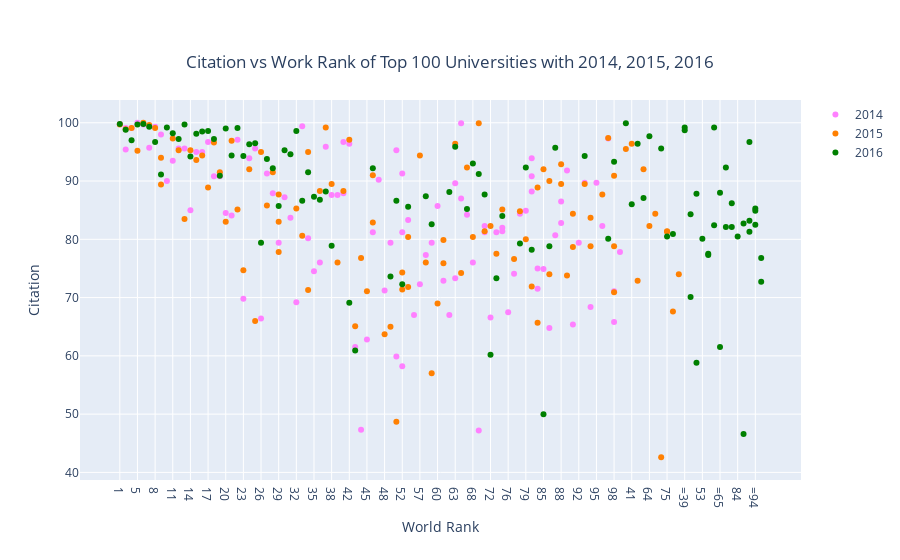

Write notebook code for a chart like this one.
### Markdown cell above
<p id="0dbd" class="pw-post-body-paragraph me mf fp mg b mh oy mj mk ml oz mn mo mp pa mr ms mt pb mv mw mx pc mz na nb fi bj" data-selectable-paragraph="">Scatter plot is a type of graph used to visually distinguish the relationship between two variables, data distribution and data groups.</p>
<p id="43b9" class="pw-post-body-paragraph me mf fp mg b mh mi mj mk ml mm mn mo mp mq mr ms mt mu mv mw mx my mz na nb fi bj" data-selectable-paragraph="">Now let's draw a scatter plot with plotly. With this piece of code, it is aimed to visualise <strong class="mg fq">the world rankings of the top 100 universities in</strong> 2014, 2015 and 2016 with a scatter plot against their citation numbers.</p>

### Code cell
# Filtering the data to include the top 100 universities' citation counts for the years 2014, 2015, and 2016.
df2014 = timesData[timesData.year == 2014].iloc[:100,:]
df2015 = timesData[timesData.year == 2015].iloc[:100,:]
df2016 = timesData[timesData.year == 2016].iloc[:100,:]

# creating trace 1
trace1 = go.Scatter(
                    x = df2014.world_rank,
                    y = df2014.citations,
                    mode = "markers",
                    name = "2014",
                    marker = dict(color = "rgb(255,128,255)"),
                    text = df2014.university_name)
# creating trace 2
trace2 = go.Scatter(
                    x = df2015.world_rank,
                    y = df2015.citations,
                    mode = "markers",
                    name = "2015",
                    marker = dict(color = "rgb(255,128,2)"),
                    text = df2015.university_name)
# creating trace 3
trace3 = go.Scatter(
                    x = df2016.world_rank,
                    y = df2016.citations,
                    mode = "markers",
                    name = "2016",
                    marker = dict(color = "green"),
                    text = df2016.university_name)
data = [trace1, trace2, trace3]

layout = dict(title = "Citation vs Work Rank of Top 100 Universities with 2014, 2015, 2016",title_x = 0.5, title_y = 0.9,
             xaxis = dict(title = "World Rank"),
             yaxis = dict(title = "Citation"))

fig = dict(data = data, layout = layout)
iplot(fig)

### Figure 1 — Plotly figure (JSON) as saved in the notebook; plotly's stock layout.template omitted (floating-point values rounded to 4 significant figures)
{"data": [{"marker": {"color": "rgb(255,128,255)"}, "mode": "markers", "name": "2014", "text": ["California Institute of Technology", "Harvard University", "University of Oxford", "Stanford University", "Massachusetts Institute of Technology", "Princeton University", "University of Cambridge", "University of California, Berkeley", "University of Chicago", "Imperial College London", "Yale University", "University of California, Los Angeles", "Columbia University", "ETH Zurich – Swiss Federal Institute of Technology Zurich", "Johns Hopkins University", "University of Pennsylvania", "Duke University", "University of Michigan", "Cornell University", "University of Toronto", "University College London", "Northwestern University", "University of Tokyo", "Carnegie Mellon University", "University of Washington", "National University of Singapore", "University of Texas at Austin", "Georgia Institute of Technology", "University of Illinois at Urbana-Champaign", "University of Wisconsin-Madison", "University of British Columbia", "London School of Economics and Political Science", "University of California, Santa Barbara", "University of Melbourne", "McGill University", "Karolinska Institute", "École Polytechnique Fédérale de Lausanne", "King’s College London", "University of Edinburgh", "New York University", "University of California, San Diego", "Washington University in St Louis", "University of Hong Kong", "Seoul National University", "Peking University", "University of Minnesota", "University of North Carolina at Chapel Hill", "Australian National University", "Pennsylvania State University", "Boston University", "Tsinghua University", "Brown University", "Kyoto University", "University of California, Davis", "LMU Munich", "Korea Advanced Institute of Science and Technology (KAIST)", "Hong Kong University of Science and Technology", "University of Manchester", "Ohio State University", "Pohang University of Science and Technology", "KU Leuven", "Purdue University", "The University of Queensland", "University of Göttingen", "Rice University", "École Normale Supérieure", "Leiden University", "Heidelberg University", "Delft University of Technology", "University of Southern California", "École Polytechnique", "University of Sydney", "Erasmus University Rotterdam", "University of Basel", "Utrecht University", "Nanyang Technological University", "Wageningen University and Research Center", "University of Pittsburgh", "University of Bristol", "Durham University", "Emory University", "Tufts University", "Michigan State University", "University of Amsterdam", "Ghent University", "Free University of Berlin", "Technical University of Munich", "Case Western Reserve University", "Vanderbilt University", "University of Notre Dame", "Monash University", "McMaster University", "University of California, Irvine", "Humboldt University of Berlin", "University of Rochester", "Pierre and Marie Curie University", "University of Colorado Boulder", "Maastricht University", "University of Groningen", "University of Helsinki"], "type": "scatter", "x": ["1", "2", "2", "4", "5", "6", "7", "8", "9", "10", "11", "12", "13", "14", "15", "16", "17", "18", "19", "20", "21", "22", "23", "24", "25", "26", "27", "28", "29", "30", "31", "32", "33", "34", "35", "36", "37", "38", "39", "40", "40", "42", "43", "44", "45", "46", "47", "48", "49", "50", "50", "52", "52", "52", "55", "56", "57", "58", "59", "60", "61", "62", "63", "63", "65", "65", "67", "68", "69", "70", "70", "72", "73", "74", "74", "76", "77", "78", "79", "80", "80", "80", "83", "83", "85", "86", "87", "88", "88", "90", "91", "92", "93", "94", "95", "96", "97", "98", "98", "100"], "y": [99.8, 99.1, 95.4, 99.1, 100, 99.7, 95.7, 99.3, 98, 90, 93.5, 95.6, 95.6, 85, 95, 95, 96.7, 90.8, 90.8, 84.5, 84.1, 97.1, 69.8, 93.9, 95.6, 66.4, 91.3, 87.9, 79.4, 87.2, 83.7, 69.2, 99.4, 80.2, 74.5, 76, 95.9, 87.6, 87.6, 87.9, 96.7, 96.4, 61.5, 47.3, 62.8, 81.2, 90.2, 71.2, 79.4, 95.3, 59.9, 91.3, 58.2, 81.2, 83.3, 67, 72.3, 77.3, 79.4, 85.7, 72.9, 67, 73.3, 89.6, 99.9, 87, 84.2, 76, 47.2, 81.2, 82.3, 66.6, 81.2, 81.4, 82, 67.5, 74.1, 84.4, 84.9, 88.2, 90.8, 93.9, 71.5, 75, 74.9, 64.8, 80.7, 82.8, 86.5, 91.8, 65.4, 79.4, 89.7, 68.4, 89.7, 82.3, 97.3, 65.8, 71.1, 77.8]}, {"marker": {"color": "rgb(255,128,2)"}, "mode": "markers", "name": "2015", "text": ["California Institute of Technology", "Harvard University", "University of Oxford", "Stanford University", "University of Cambridge", "Massachusetts Institute of Technology", "Princeton University", "University of California, Berkeley", "Imperial College London", "Yale University", "University of Chicago", "University of California, Los Angeles", "ETH Zurich – Swiss Federal Institute of Technology Zurich", "Columbia University", "Johns Hopkins University", "University of Pennsylvania", "University of Michigan", "Duke University", "Cornell University", "University of Toronto", "Northwestern University", "University College London", "University of Tokyo", "Carnegie Mellon University", "National University of Singapore", "University of Washington", "Georgia Institute of Technology", "University of Texas at Austin", "LMU Munich", "University of Illinois at Urbana-Champaign", "University of Wisconsin-Madison", "University of British Columbia", "University of Melbourne", "London School of Economics and Political Science", "École Polytechnique Fédérale de Lausanne", "University of Edinburgh", "University of California, Santa Barbara", "New York University", "McGill University", "King’s College London", "University of California, San Diego", "Washington University in St Louis", "University of Hong Kong", "Karolinska Institute", "Australian National University", "University of Minnesota", "University of North Carolina at Chapel Hill", "Peking University", "Tsinghua University", "Seoul National University", "Hong Kong University of Science and Technology", "Korea Advanced Institute of Science and Technology (KAIST)", "University of Manchester", "Brown University", "KU Leuven", "University of California, Davis", "Boston University", "Pennsylvania State University", "Kyoto University", "University of Sydney", "Nanyang Technological University", "École Polytechnique", "Scuola Normale Superiore di Pisa", "Leiden University", "The University of Queensland", "Pohang University of Science and Technology", "University of Göttingen", "Ohio State University", "Rice University", "Heidelberg University", "Delft University of Technology", "Erasmus University Rotterdam", "Wageningen University and Research Center", "University of Bristol", "University of Basel", "University of Southern California", "University of Amsterdam", "École Normale Supérieure", "Utrecht University", "Humboldt University of Berlin", "Free University of Berlin", "Michigan State University", "Durham University", "Monash University", "Middle East Technical University", "University of Arizona", "University of Notre Dame", "Tufts University", "University of California, Irvine", "Ghent University", "University of Massachusetts", "University of Pittsburgh", "Emory University", "McMaster University", "University of Glasgow", "Vanderbilt University", "University of Colorado Boulder", "Stockholm University", "Technical University of Munich", "Uppsala University"], "type": "scatter", "x": ["1", "2", "3", "4", "5", "6", "7", "8", "9", "9", "11", "12", "13", "14", "15", "16", "17", "18", "19", "20", "21", "22", "23", "24", "25", "26", "27", "28", "29", "29", "29", "32", "33", "34", "34", "36", "37", "38", "39", "40", "41", "42", "43", "44", "45", "46", "46", "48", "49", "50", "51", "52", "52", "54", "55", "55", "57", "58", "59", "60", "61", "61", "63", "64", "65", "66", "67", "68", "69", "70", "71", "72", "73", "74", "75", "75", "77", "78", "79", "80", "81", "82", "83", "83", "85", "86", "86", "88", "88", "90", "91", "91", "93", "94", "94", "96", "97", "98", "98", "98"], "y": [99.7, 98.9, 95.5, 99.1, 95.2, 100, 99.6, 99.1, 89.4, 94, 97.3, 95.3, 83.5, 95.3, 93.6, 94.4, 88.9, 96.6, 91.5, 83, 96.9, 85.1, 74.7, 92, 66, 95, 85.8, 91.5, 83, 77.8, 87.7, 85.3, 80.6, 71.3, 95, 88.3, 99.2, 89.5, 76, 88.3, 96.4, 97.1, 65.1, 76.8, 71.1, 82.9, 91, 63.7, 65, 48.7, 72.9, 71.4, 74.3, 92, 71.8, 80.4, 94.4, 76, 57, 69, 75.9, 79.9, 96.4, 82.3, 74.2, 84.4, 92.3, 80.4, 99.9, 81.4, 42.6, 82.3, 77.5, 85.1, 81.4, 81.3, 76.6, 84.8, 80, 71.9, 67.6, 74, 88.9, 65.7, 92, 74, 90, 92.9, 89.5, 73.8, 78.7, 84.4, 89.5, 78.8, 83.7, 87.7, 97.4, 90.9, 78.8, 70.9]}, {"marker": {"color": "green"}, "mode": "markers", "name": "2016", "text": ["California Institute of Technology", "University of Oxford", "Stanford University", "University of Cambridge", "Massachusetts Institute of Technology", "Harvard University", "Princeton University", "Imperial College London", "ETH Zurich – Swiss Federal Institute of Technology Zurich", "University of Chicago", "Johns Hopkins University", "Yale University", "University of California, Berkeley", "University College London", "Columbia University", "University of California, Los Angeles", "University of Pennsylvania", "Cornell University", "University of Toronto", "Duke University", "University of Michigan", "Carnegie Mellon University", "London School of Economics and Political Science", "University of Edinburgh", "Northwestern University", "National University of Singapore", "King’s College London", "Karolinska Institute", "LMU Munich", "New York University", "École Polytechnique Fédérale de Lausanne", "University of Washington", "University of Melbourne", "University of British Columbia", "KU Leuven", "University of Illinois at Urbana-Champaign", "Heidelberg University", "McGill University", "University of California, San Diego", "University of California, Santa Barbara", "Georgia Institute of Technology", "Peking University", "University of Tokyo", "University of California, Davis", "University of Hong Kong", "University of Texas at Austin", "Tsinghua University", "Wageningen University and Research Center", "Humboldt University of Berlin", "University of Wisconsin-Madison", "Brown University", "Australian National University", "Technical University of Munich", "École Normale Supérieure", "Nanyang Technological University", "University of Manchester", "University of Sydney", "University of Amsterdam", "Hong Kong University of Science and Technology", "The University of Queensland", "Washington University in St Louis", "Utrecht University", "University of North Carolina at Chapel Hill", "Boston University", "Delft University of Technology", "University of Minnesota", "Leiden University", "University of Southern California", "University of Bristol", "Durham University", "Erasmus University Rotterdam", "Free University of Berlin", "Monash University", "University of Groningen", "Pennsylvania State University", "University of Glasgow", "University of Helsinki", "University of Tübingen", "University of Pittsburgh", "University of Warwick", "Uppsala University", "University of Copenhagen", "University of New South Wales", "University of Freiburg", "Seoul National University", "University of St Andrews", "Vanderbilt University", "Kyoto University", "Maastricht University", "Emory University", "Lund University", "Ohio State University", "University of Exeter", "University of Bonn", "Georgetown University", "McMaster University", "University of Sheffield", "Queen Mary University of London", "University of Göttingen", "Michigan State University"], "type": "scatter", "x": ["1", "2", "3", "4", "5", "6", "7", "8", "9", "10", "11", "12", "13", "14", "15", "16", "17", "18", "19", "20", "21", "22", "23", "24", "25", "26", "27", "28", "29", "30", "31", "32", "33", "34", "35", "36", "37", "38", "=39", "=39", "41", "42", "43", "=44", "=44", "46", "=47", "=47", "49", "50", "51", "52", "53", "54", "55", "=56", "=56", "58", "59", "=60", "=60", "62", "63", "64", "=65", "=65", "67", "68", "69", "70", "71", "72", "73", "74", "75", "=76", "=76", "78", "79", "80", "81", "=82", "=82", "84", "85", "86", "87", "=88", "=88", "=90", "=90", "=90", "93", "=94", "=94", "=94", "97", "98", "=99", "=99"], "y": [99.8, 98.8, 99.9, 97, 99.7, 99.8, 99.3, 96.7, 91.1, 99.2, 98.2, 97.2, 99.7, 94.2, 98.1, 98.5, 98.6, 97.2, 90.9, 99, 94.4, 99.1, 94.3, 96.3, 96.5, 79.4, 93.8, 92.2, 85.7, 95.3, 94.6, 98.6, 86.6, 91.5, 87.3, 86.8, 88.2, 78.9, 98.7, 99.2, 86, 69.1, 60.9, 84.3, 70.1, 92.2, 58.8, 87.8, 73.6, 86.6, 96.4, 72.3, 80.1, 87.1, 85.6, 77.3, 77.5, 87.4, 82.6, 82.4, 99.2, 88.1, 95.9, 97.7, 61.5, 88, 85.2, 93, 91.2, 87.7, 95.6, 60.2, 73.3, 84, 80.5, 92.3, 82.1, 79.3, 92.3, 78.2, 80.9, 86.2, 82.1, 80.5, 50, 78.8, 95.7, 46.6, 82.7, 96.7, 81.3, 83.2, 94.3, 85.3, 82.5, 84.9, 80.1, 93.3, 72.7, 76.8]}], "layout": {"title": {"text": "Citation vs Work Rank of Top 100 Universities with 2014, 2015, 2016", "x": 0.5, "y": 0.9}, "xaxis": {"title": {"text": "World Rank"}}, "yaxis": {"title": {"text": "Citation"}}}}
